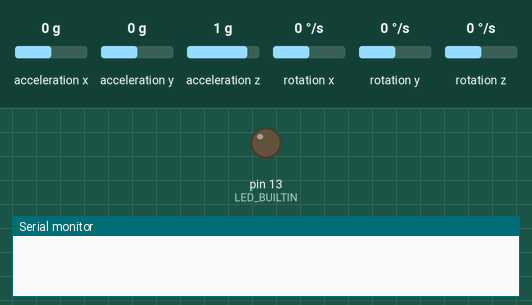
Recording of a sketch running on a simulated Arduino Uno, built with avr-gcc and run on an emulated ATmega328P. Shown: output pins drawn as LEDs (lit = HIGH), the last lines printed to the serial monitor. Inputs (shaded band) come from the test bench; at power-on: acceleration x 0 g, acceleration y 0 g, acceleration z 1 g, rotation x 0 °/s, rotation y 0 °/s, rotation z 0 °/s.

Above: at 0.1 s.
At 3.1 s:
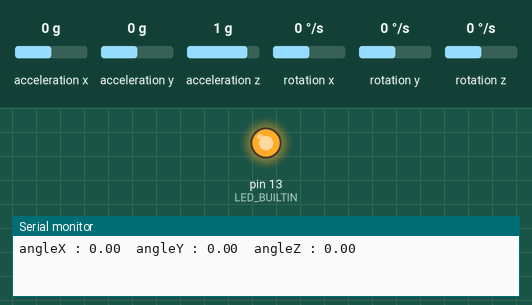
Timing chart, 0 to 4.6 s (numbered marks = the images above):
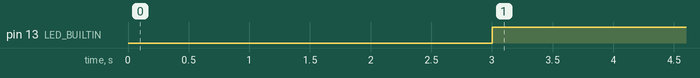

The sketch:

testProject.ino
```cpp
#include <MPU6050_tockn.h>
#include <Wire.h>

MPU6050 mpu6050(Wire);

void setup() {
  Serial.begin(9600);
  pinMode(LED_BUILTIN, OUTPUT);
  Wire.begin();
  mpu6050.begin();
  mpu6050.calcGyroOffsets(true);
}

void loop() {
  mpu6050.update();
  Serial.print("angleX : ");
  Serial.print(mpu6050.getAngleX());
  Serial.print("\tangleY : ");
  Serial.print(mpu6050.getAngleY());
  Serial.print("\tangleZ : ");
  Serial.println(mpu6050.getAngleZ());

  if(mpu6050.getAngleY() > -20 && mpu6050.getAngleY() < 20 ){
    digitalWrite(LED_BUILTIN, HIGH);
  } else {
    digitalWrite(LED_BUILTIN, LOW);
  }
  delay(500);
}
```

Measured:
- by itself, pin 13 (LED_BUILTIN): LOW → HIGH at 3.0 s
